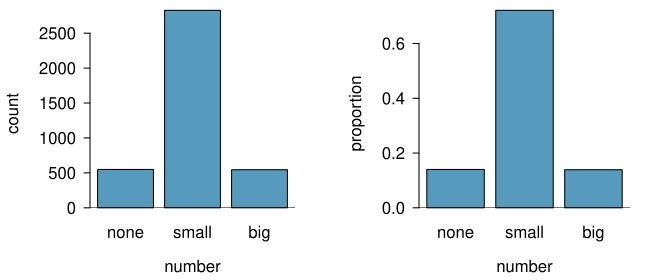

The R source for this figure:
require(openintro)
data(email)
data(COL)

myPDF('emailNumberBarPlot.pdf',
      6.5,
      2.8,
      mar = c(3.6, 4.5, 1, 1.5),
      mgp = c(3.4, 0.7, 0),
      mfrow = 1:2)
t <- table(email$number)
barplot(t,
        axes = TRUE,
        xlab = '',
        ylab = 'count',
        main = '',
        ylim = c(0,2700),
        col = COL[1])
abline(h = 0)
mtext("number", 1, 2.4)

par(mar = c(3.6, 4.7, 1, 1))
barplot(t / sum(t),
        axes = FALSE,
        xlab = 'number',
        ylab = '',
        main = '',
        ylim = c(0, 2700) / sum(t),
        col = COL[1])
at <- seq(0, 0.6, 0.2)
axis(2, at)
par(las = 0)
mtext('proportion', side = 2, line = 2.7)
mtext("number", 1, 2.4)
abline(h = 0)
dev.off()

table(email$number, email$spam)
